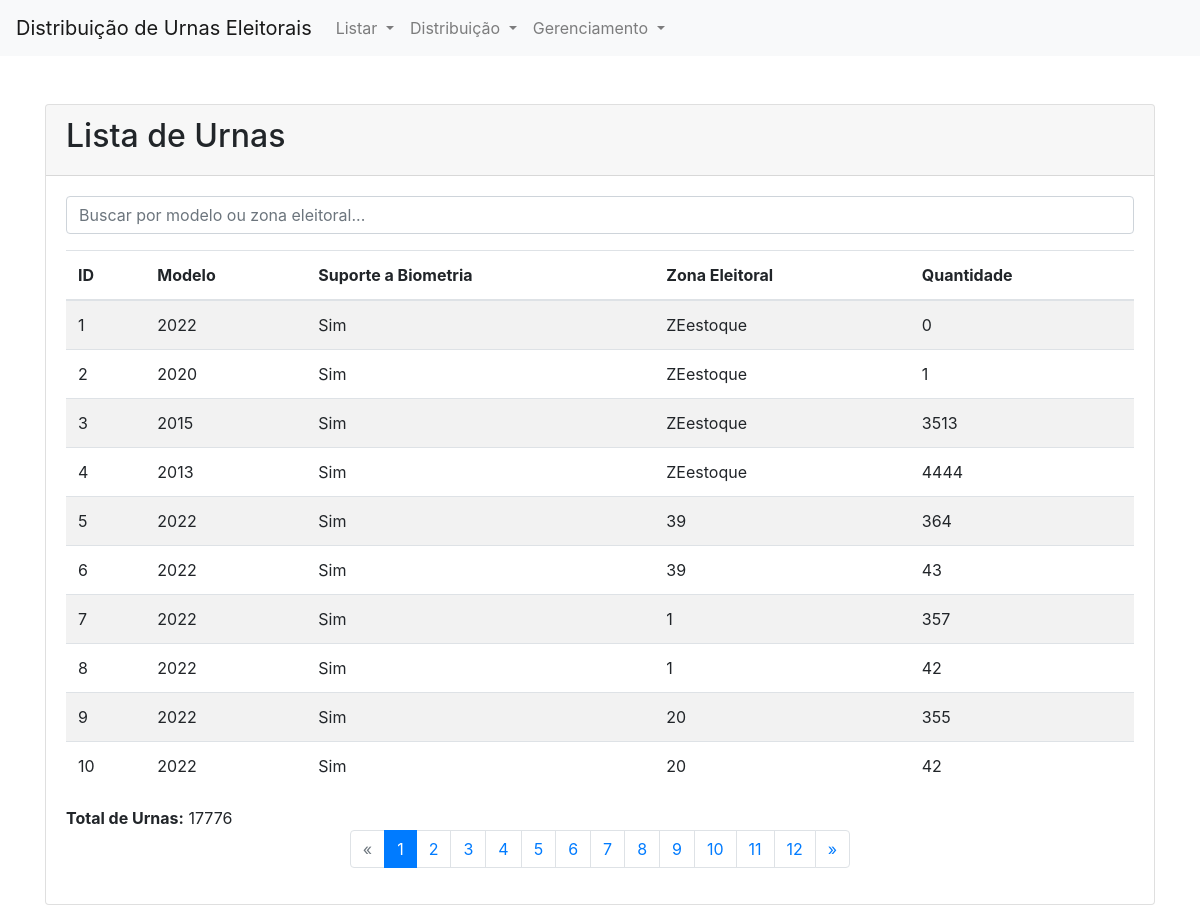
The app's page /urnas/, older data.
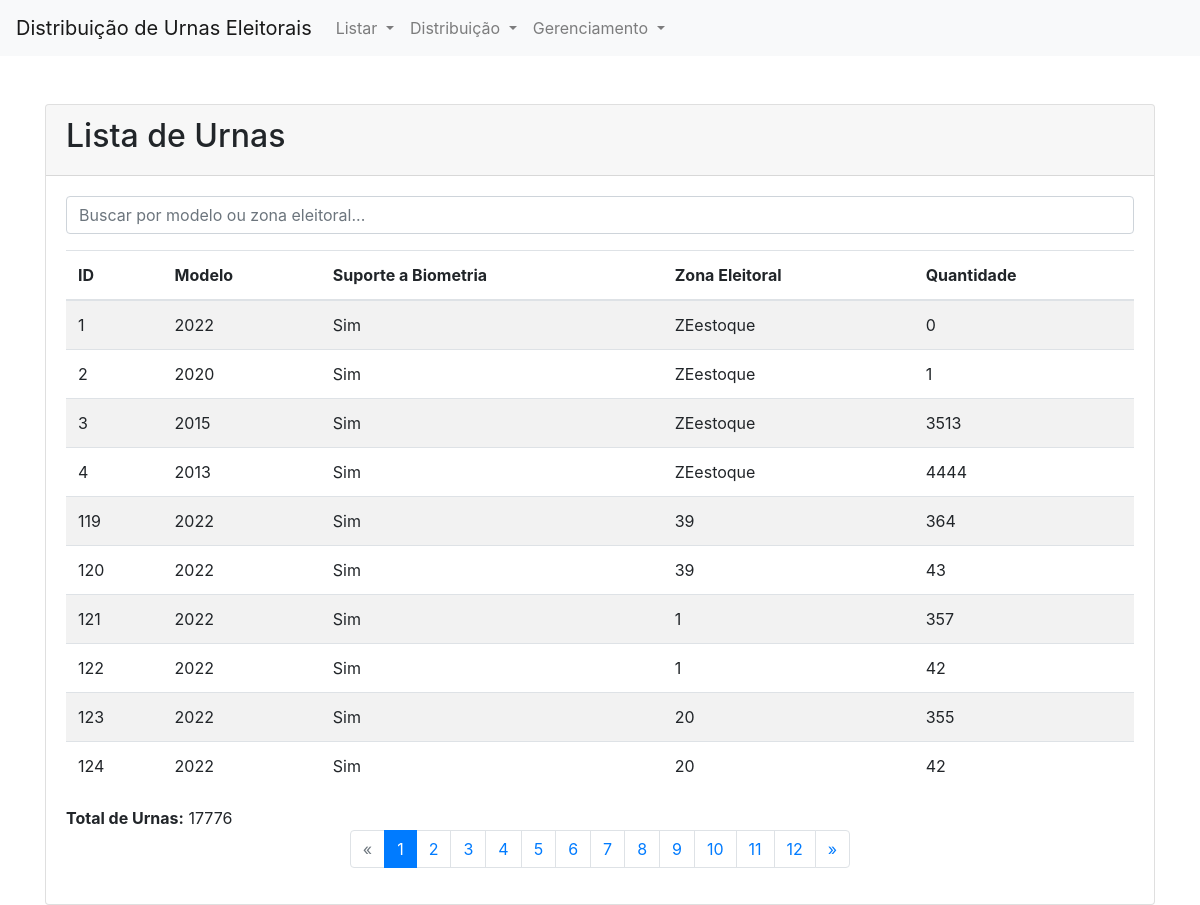
The same page, newer data.
### Logis/models.py (models this page shows, shortened)
class Urna(models.Model):
    MODELO_URNAS = [
        ('2013', '2013'),
        ('2015', '2015'),
        ('2020', '2020'),
        ('2022', '2022'),
    ]
    modelo = models.CharField(
        max_length=4,
        choices=MODELO_URNAS
    )
    bio = models.BooleanField(default=True)  # Suporte a biometria
    zona_eleitoral = models.ForeignKey(ZonaEleitoral, on_delete=models.CASCADE)  # Urna pertence a uma zona eleitoral
    qtd = models.IntegerField(default=0)
    contingencia = models.BooleanField(default=False)

class ZonaEleitoral(models.Model):
    nome = models.CharField(max_length=100, null=True)
    qtdSecoes = models.IntegerField(default=0, null=True)

### Logis/views/views_vizualizar.py (the view)
# urls.py: path('urnas/', views_vizualizar.urna_list, name='urna_list'),
def urna_list(request):
    query = request.GET.get('q', '')
    urna_queryset = Urna.objects.all()
    if query:
        urna_queryset = urna_queryset.filter(
            Q(modelo__icontains=query) |
            Q(zona_eleitoral__nome__icontains=query)
        )
    total_urnas = urna_queryset.aggregate(total=Sum('qtd'))['total'] or 0
    paginator = Paginator(urna_queryset, 10)
    page_number = request.GET.get('page')
    urnas = paginator.get_page(page_number)
    current_page = urnas.number
    total_pages = paginator.num_pages
    page_range = [
        x for x in range(current_page - 2, current_page + 3)
        if 1 <= x <= total_pages
    ]
    return render(request, 'Logis/list_urnas.html', {
        'urnas': urnas,
        'total_urnas': total_urnas,
        'query': query,
        'page_range': paginator.page_range,
        'total_pages': paginator.num_pages,
    })

### Logis/templates/Logis/list_urnas.html (shortened to what this page needs)
{% extends 'Logis/base.html' %}
{% block content %}
<div class="card">
    <div class="card-header">
        <h2>Lista de Urnas</h2>
    </div>
    <div class="card-body">
        <form method="get" class="mb-3">
            <input type="text" name="q" class="form-control" placeholder="Buscar por modelo ou zona eleitoral..." value="{{ query }}">
        </form>
        <table class="table table-striped">
            <thead>
                <tr>
                    <th>ID</th>
                    <th>Modelo</th>
                    <th>Suporte a Biometria</th>
                    <th>Zona Eleitoral</th>
                    <th>Quantidade</th>
                </tr>
            </thead>
            <tbody>
                {% for urna in urnas %}
                <tr>
                    <td>{{ urna.id }}</td>
                    <td>{{ urna.modelo }}</td>
                    <td>{{ urna.bio|yesno:"Sim,Não" }}</td>
                    <td>{{ urna.zona_eleitoral.nome }}</td>
                    <td>{{ urna.qtd }}</td>
                </tr>
                {% empty %}
                <tr>
                    <td colspan="5" class="text-center">Nenhuma urna encontrada.</td>
                </tr>
                {% endfor %}
            </tbody>
        </table>
        <div class="mt-3">
            <strong>Total de Urnas:</strong> {{ total_urnas }}
        </div>
        <nav aria-label="Page navigation">
            <ul class="pagination justify-content-center">
                {% if urnas.has_previous %}
                <li class="page-item">
                    <a class="page-link" href="?page={{ urnas.previous_page_number }}{% if query %}&q={{ query }}{% endif %}" aria-label="Previous">
                        <span aria-hidden="true">&laquo;</span>
                    </a>
                </li>
                {% else %}
                <li class="page-item disabled">
                    <span class="page-link">&laquo;</span>
                </li>
                {% endif %}
                {% for num in page_range %}
                <li class="page-item {% if urnas.number == num %}active{% endif %}">
                    <a class="page-link" href="?page={{ num }}{% if query %}&q={{ query }}{% endif %}">{{ num }}</a>
                </li>
                {% endfor %}
                {% if urnas.has_next %}
                <li class="page-item">
                    <a class="page-link" href="?page={{ urnas.next_page_number }}{% if query %}&q={{ query }}{% endif %}" aria-label="Next">
                        <span aria-hidden="true">&raquo;</span>
                    </a>
                </li>
                {% else %}
                <li class="page-item disabled">
                    <span class="page-link">&raquo;</span>
                </li>
                {% endif %}
            </ul>
        </nav>
    </div>
</div>
{% endblock %}

Row changes from the older to the newer data that the page shows:
removed Urna: id "5", modelo "2022", bio "Sim", zona_eleitoral.nome "39", qtd "364"
removed Urna: id "6", modelo "2022", bio "Sim", zona_eleitoral.nome "39", qtd "43"
removed Urna: id "7", modelo "2022", bio "Sim", zona_eleitoral.nome "1", qtd "357"
removed Urna: id "8", modelo "2022", bio "Sim", zona_eleitoral.nome "1", qtd "42"
removed Urna: id "9", modelo "2022", bio "Sim", zona_eleitoral.nome "20", qtd "355"
removed Urna: id "10", modelo "2022", bio "Sim", zona_eleitoral.nome "20", qtd "42"
added Urna: id "119", modelo "2022", bio "Sim", zona_eleitoral.nome "39", qtd "364"
added Urna: id "120", modelo "2022", bio "Sim", zona_eleitoral.nome "39", qtd "43"
added Urna: id "121", modelo "2022", bio "Sim", zona_eleitoral.nome "1", qtd "357"
added Urna: id "122", modelo "2022", bio "Sim", zona_eleitoral.nome "1", qtd "42"
added Urna: id "123", modelo "2022", bio "Sim", zona_eleitoral.nome "20", qtd "355"
added Urna: id "124", modelo "2022", bio "Sim", zona_eleitoral.nome "20", qtd "42"
